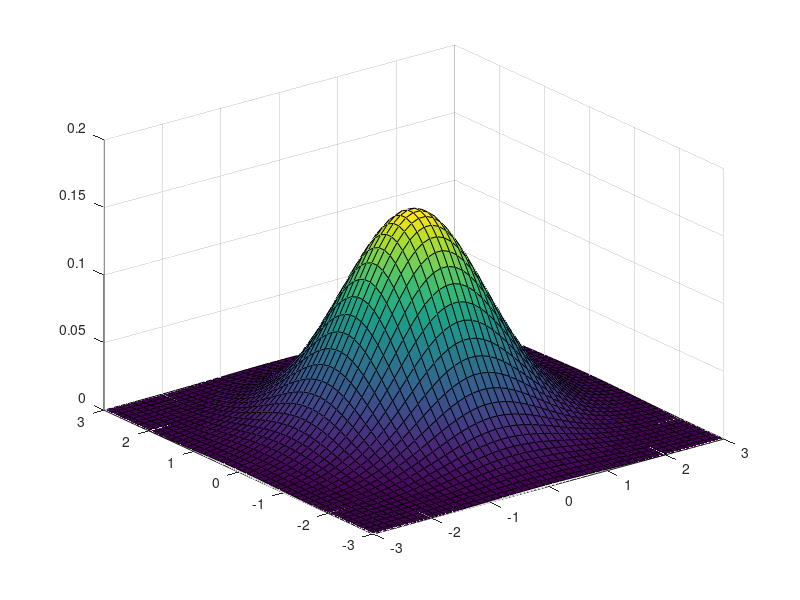

Source code (MATLAB): (Note: this script raises an error after producing the figure.)
clear
close all

x = linspace(-3, 3, 50);
f = exp(-x.^2/2) / sqrt(2*pi);

surf(x, x, f.* f')
xlabel("$x_1$", Interpreter="latex")
ylabel("$x_2$", Interpreter="latex")
zlabel("$f(x_1,x_2)$", Interpreter="latex")

view(60, 30)

set(gcf, Position=[200 200 600 500])

exportgraphics(gca, "../pdf_norm2.pdf", ContentType="vector", BackgroundColor="none")
